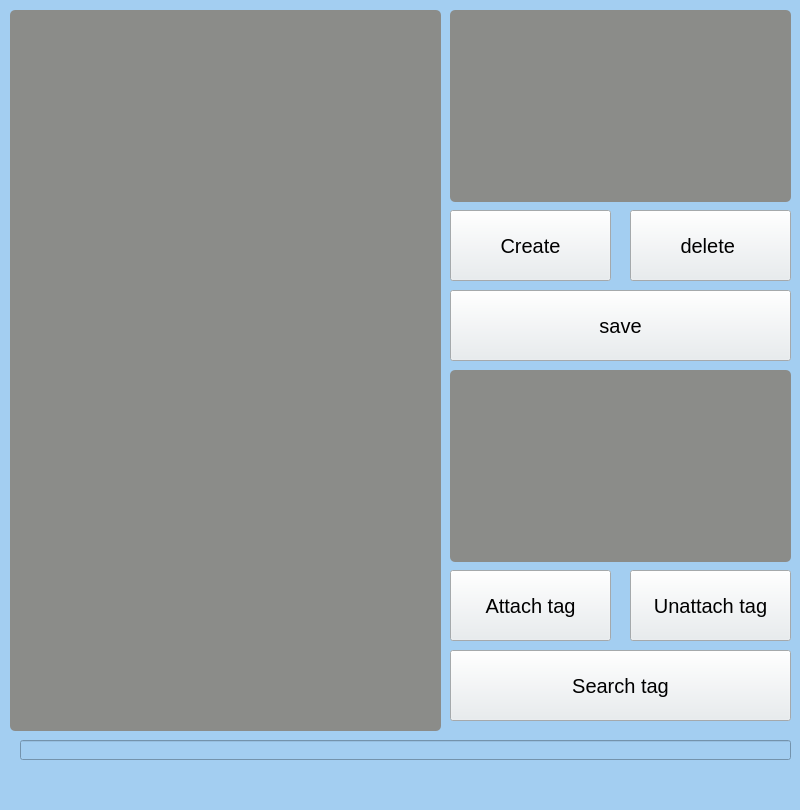
<?xml version="1.0" encoding="UTF-8"?>
<ui version="4.0">
 <class>MainWindow</class>
 <widget class="QMainWindow" name="MainWindow">
  <property name="geometry">
   <rect>
    <x>0</x>
    <y>0</y>
    <width>800</width>
    <height>810</height>
   </rect>
  </property>
  <property name="windowTitle">
   <string>MainWindow</string>
  </property>
  <property name="styleSheet">
   <string notr="true">background-color:#A3CEF1;</string>
  </property>
  <widget class="QWidget" name="centralwidget">
   <widget class="QTextEdit" name="textEdit">
    <property name="geometry">
     <rect>
      <x>10</x>
      <y>10</y>
      <width>431</width>
      <height>721</height>
     </rect>
    </property>
    <property name="styleSheet">
     <string notr="true">background-color:#8B8C89;
border-radius:5px;color</string>
    </property>
   </widget>
   <widget class="QListWidget" name="listWidget">
    <property name="geometry">
     <rect>
      <x>450</x>
      <y>370</y>
      <width>341</width>
      <height>192</height>
     </rect>
    </property>
    <property name="styleSheet">
     <string notr="true">background-color:#8B8C89;border-radius:5px;</string>
    </property>
   </widget>
   <widget class="QListView" name="listView">
    <property name="geometry">
     <rect>
      <x>450</x>
      <y>10</y>
      <width>341</width>
      <height>192</height>
     </rect>
    </property>
    <property name="styleSheet">
     <string notr="true">background-color:#8B8C89;border-radius:5px;</string>
    </property>
   </widget>
   <widget class="QPushButton" name="pushButton">
    <property name="geometry">
     <rect>
      <x>450</x>
      <y>210</y>
      <width>161</width>
      <height>71</height>
     </rect>
    </property>
    <property name="autoFillBackground">
     <bool>false</bool>
    </property>
    <property name="styleSheet">
     <string notr="true">background-color:#E7ECEF;font-size:20px;</string>
    </property>
    <property name="text">
     <string>Create</string>
    </property>
   </widget>
   <widget class="QPushButton" name="pushButton_2">
    <property name="geometry">
     <rect>
      <x>450</x>
      <y>290</y>
      <width>341</width>
      <height>71</height>
     </rect>
    </property>
    <property name="styleSheet">
     <string notr="true">background-color:#E7ECEF;font-size:20px;</string>
    </property>
    <property name="text">
     <string>save</string>
    </property>
   </widget>
   <widget class="QPushButton" name="pushButton_3">
    <property name="geometry">
     <rect>
      <x>630</x>
      <y>210</y>
      <width>161</width>
      <height>71</height>
     </rect>
    </property>
    <property name="styleSheet">
     <string notr="true">background-color:#E7ECEF;
font-size:20px;</string>
    </property>
    <property name="text">
     <string>delete </string>
    </property>
   </widget>
   <widget class="QPushButton" name="pushButton_5">
    <property name="geometry">
     <rect>
      <x>450</x>
      <y>570</y>
      <width>161</width>
      <height>71</height>
     </rect>
    </property>
    <property name="styleSheet">
     <string notr="true">background-color:#E7ECEF;font-size:20px;</string>
    </property>
    <property name="text">
     <string>Attach tag</string>
    </property>
   </widget>
   <widget class="QPushButton" name="pushButton_6">
    <property name="geometry">
     <rect>
      <x>630</x>
      <y>570</y>
      <width>161</width>
      <height>71</height>
     </rect>
    </property>
    <property name="styleSheet">
     <string notr="true">background-color:#E7ECEF;font-size:20px;</string>
    </property>
    <property name="text">
     <string>Unattach tag</string>
    </property>
   </widget>
   <widget class="QPushButton" name="pushButton_4">
    <property name="geometry">
     <rect>
      <x>450</x>
      <y>650</y>
      <width>341</width>
      <height>71</height>
     </rect>
    </property>
    <property name="styleSheet">
     <string notr="true">background-color:#E7ECEF;font-size:20px;</string>
    </property>
    <property name="text">
     <string>Search tag</string>
    </property>
   </widget>
   <widget class="QLineEdit" name="lineEdit">
    <property name="geometry">
     <rect>
      <x>20</x>
      <y>740</y>
      <width>771</width>
      <height>20</height>
     </rect>
    </property>
   </widget>
  </widget>
  <widget class="QMenuBar" name="menubar">
   <property name="geometry">
    <rect>
     <x>0</x>
     <y>0</y>
     <width>800</width>
     <height>21</height>
    </rect>
   </property>
  </widget>
  <widget class="QStatusBar" name="statusbar"/>
 </widget>
 <resources/>
 <connections/>
</ui>
